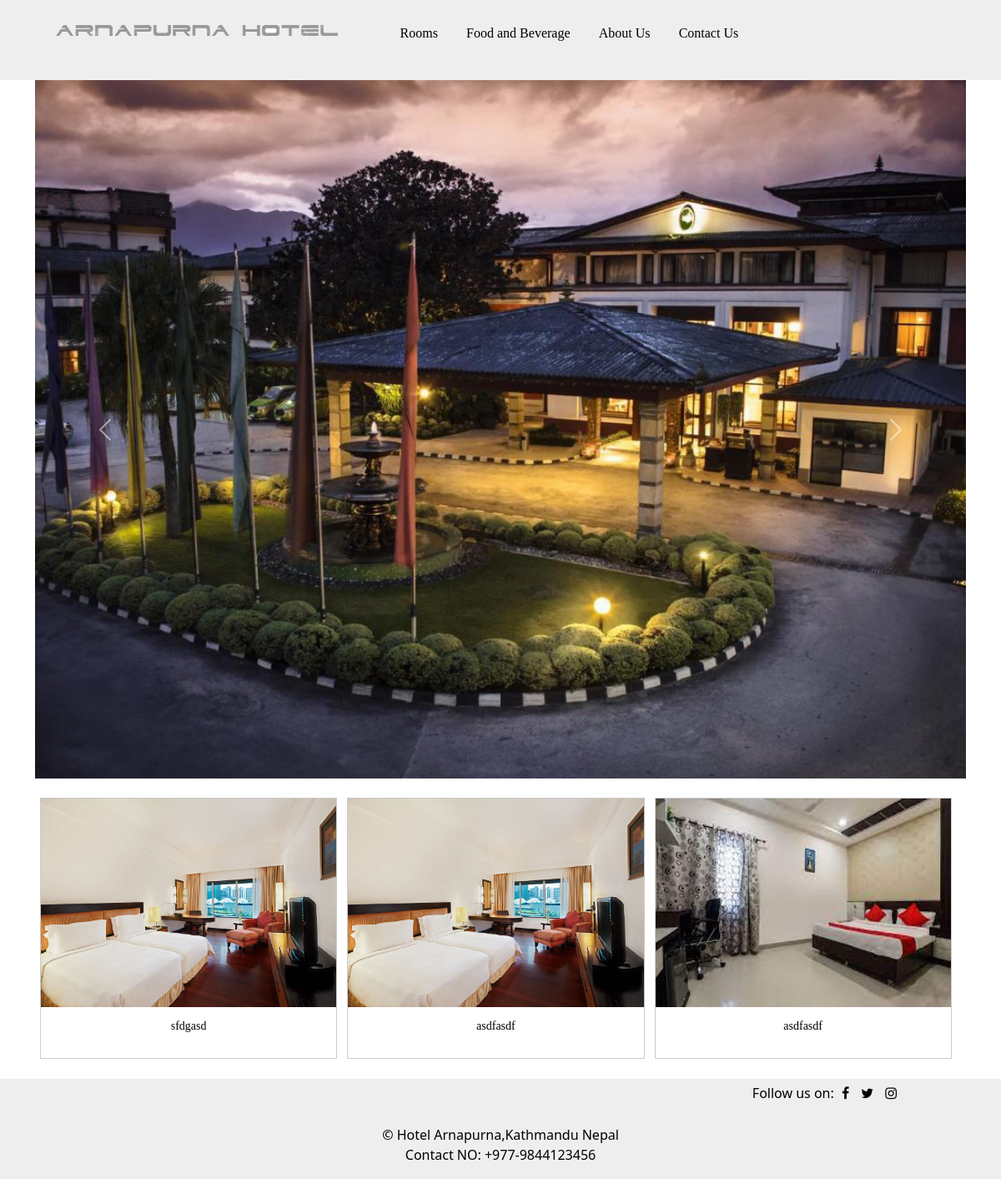
The app's page /, older data.
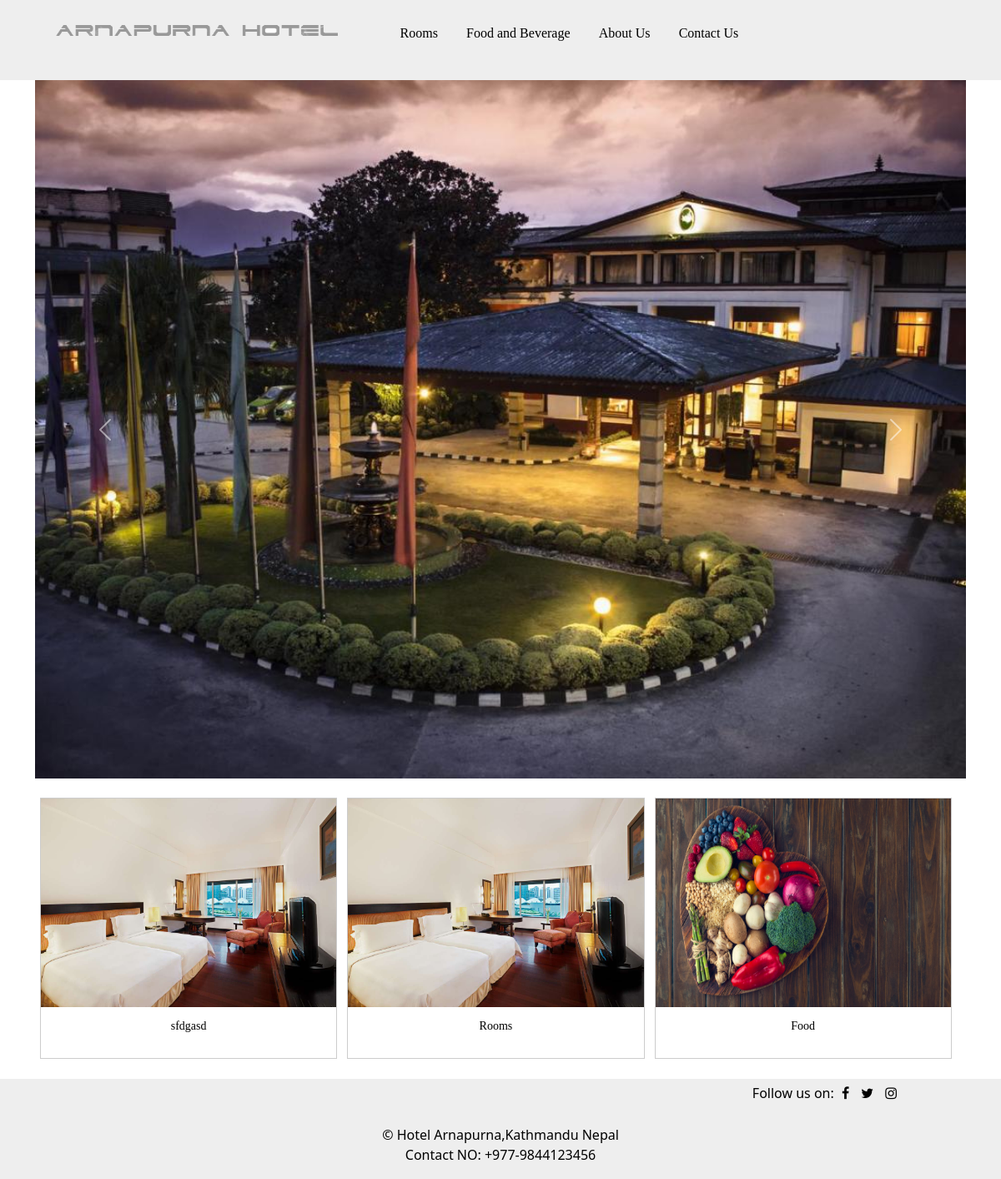
The same page, newer data.
### Room/models.py (models this page shows, shortened)
class HomeImage(models.Model):
    caption = models.CharField(max_length=50)
    description = models.CharField(max_length=200)
    image = models.FileField(upload_to='db.sqlite3', blank = True)

### Room/views.py (the view)
# urls.py: 2. Add a URL to urlpatterns:  path('', views.home, name='home')
def home(request):
    pics = HomeImage.objects.all()
    return render(request,'room/home.html',{"pics":pics})

### Room/templates/room/home.html (shortened to what this page needs)
{% extends "room/base.html" %}
{% block content %}
{% load static %}
      <div class="slider">
         <div id="carouselExampleControls" class="carousel slide" data-bs-ride="carousel">
         <div class="carousel-inner">
            <div class="carousel-item active">
                     <img src="{% static "media/1.jpg" %}" class="d-block w-100" alt="none">
            </div>
               </div>
                  <button class="carousel-control-prev" type="button" data-bs-target="#carouselExampleControls" data-bs-slide="prev">
                  <span class="carousel-control-prev-icon" aria-hidden="true"></span>
               </button>
               <button class="carousel-control-next" type="button" data-bs-target="#carouselExampleControls" data-bs-slide="next">
                  <span class="carousel-control-next-icon" aria-hidden="true"></span>
               </button>
         </div>
      </div>
    {% for x in pics %}
   <div class="Photos">
      <div class="Gallery">
         <a href="#"><img class="sec-img" src="{{x.image.url}}"  width="300" height="250"></a>
         <p class="cap">{{x.caption}}</p>
      </div>
   </div>
   {% endfor %}
{% endblock content %}

Row changes from the older to the newer data that the page shows:
removed HomeImage: image (picture), caption "asdfasdf"
changed HomeImage: caption "asdfasdf" → "Rooms"
added HomeImage: image (picture), caption "Food"
